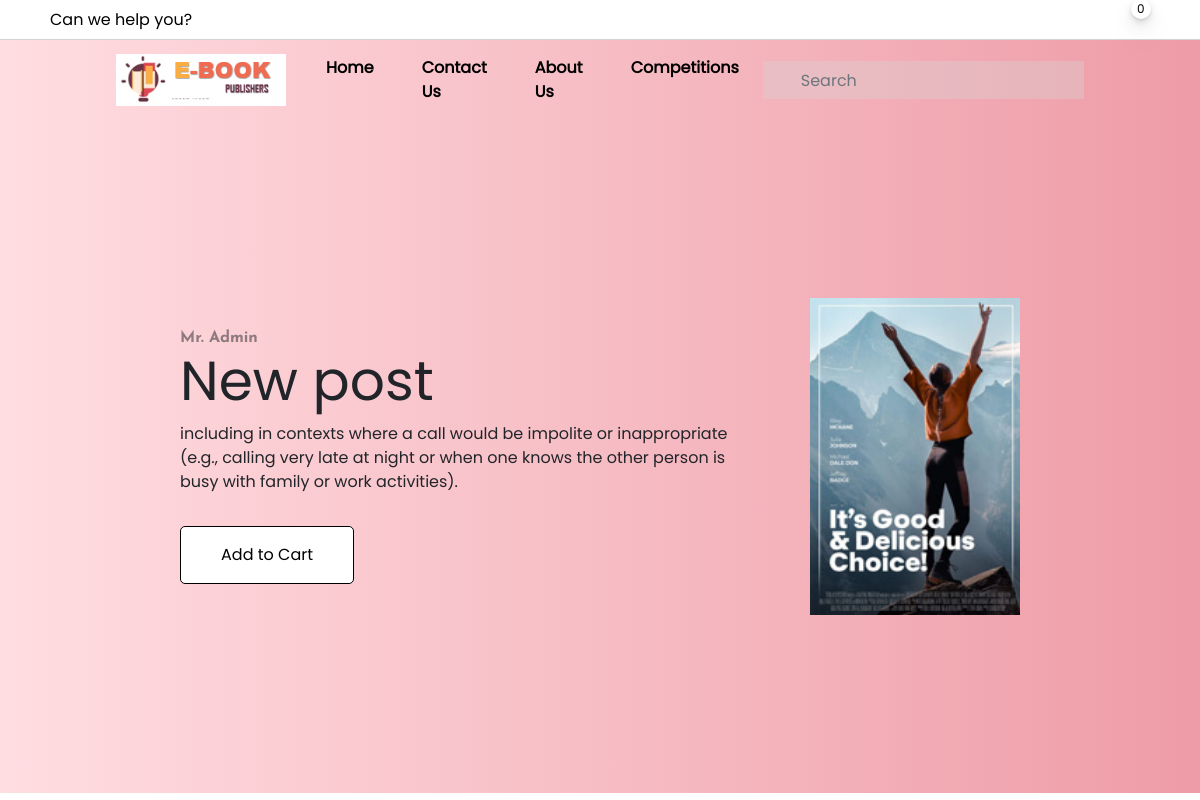
The page /postDetails.php?id=6 (signed in) on the database its author committed.
### tables this page shows
CREATE TABLE `posts` (
  `post_id` int(11) NOT NULL,
  `post_title` varchar(255) NOT NULL,
  `post_desc` varchar(255) NOT NULL,
  `post_image` varchar(255) NOT NULL,
  `post_auther` varchar(11) NOT NULL,
  `post_date` varchar(255) NOT NULL,
  `post_type` varchar(11) NOT NULL,
  `post_section` varchar(11) NOT NULL,
  `category` varchar(11) NOT NULL,
  `post_price` varchar(255) NOT NULL,
  `post_file` varchar(255) DEFAULT NULL
);

CREATE TABLE `users` (
  `user_id` int(11) NOT NULL,
  `user_first_name` varchar(255) NOT NULL,
  `user_last_name` varchar(255) NOT NULL,
  `user_name` varchar(255) NOT NULL,
  `user_password` varchar(255) NOT NULL,
  `user_role` varchar(255) NOT NULL
);

### postDetails.php (the view, shortened to what this page needs)
<!DOCTYPE html>
<html lang="en">
<head>
    <link rel="stylesheet" type="text/css" href="css/index.css" />
    <link rel="stylesheet" type="text/css" href="css/fonts.css" />
    <?php
    include 'components/links.php';
    include 'db/connection.php';
    $getPostDetails = "SELECT posts.*, users.user_first_name, users.user_last_name, users.user_id FROM posts LEFT OUTER JOIN users ON posts.post_auther = users.user_id WHERE posts.post_id = " . $_GET['id'];
    $startQuery = mysqli_query($connection, $getPostDetails);
    ?>
</head>
<body>
    <?php include '_topBar.php' ?>
    <?php include '_navbar.php' ?>
    <?php
    while ($res = mysqli_fetch_assoc($startQuery)) {
    ?>
        <div class="slider">
            <div class="slider_content d-flex justify-content-center align-items-center">
                <div class="left_side d-flex justify-content-left align-items-center">
                    <div>
                        <h6 class="font-weight-bold mb-0"><?php echo $res['user_first_name'] . ' ' . $res['user_last_name'] ?></h6>
                        <h1>
                            <?php echo $res['post_title'] ?>
                        </h1>
                        <p style="word-wrap: break-word;" class="pr-5">
                            <?php echo $res['post_desc'] ?>
                        </p>
                        <?php
                        if( strlen( $_SESSION['LoginRole'] ) === 0 ) {
                            ?>
                                <a href="/admin/login.php">
                                <button class="button button--nanuk button--text-thick button--text-upper button--size-s button--border-thick btn mt-3">
                                    <span>A</span><span>d</span><span>d</span> <span>t</span><span>o</span> <span>C</span><span>a</span><span>r</span><span>t</span>
                                </button></a>
                            <?php
                        }else
                        {
                            ?>
                                <a href="/addtocart.php?id=<?php echo $res['post_id'] ?>&user=<?php echo $_SESSION['ID'] ?>&price=<?php echo $res['post_price'] ?>"><button class="button button--nanuk button--text-thick button--text-upper button--size-s button--border-thick btn mt-3">
                                    <span>A</span><span>d</span><span>d</span> <span>t</span><span>o</span> <span>C</span><span>a</span><span>r</span><span>t</span>
                                </button></a>
                            <?php
                        }
                        ?>
                    </div>
                </div>
                <div class="right_side">
                    <img src="images/posts/<?php echo $res['post_image'] ?>" width="100%" />
                </div>
            </div>
        </div>
    <?php
    }
    ?>
</body>
</html>

### css/index.css (style rules this page uses)
* { font-family: Poppins; }
a { color: #000000 !important; }
.slider { width: 100%; height: calc( 100vh - 127.16px); background: -webkit-linear-gradient(to right, #ffdde1, #ee9ca7); background: linear-gradient(to right, #ffdde1, #ee9ca7); display: flex; justify-content: center; align-items: center; }
.slider .slider_content { width: 70%; }
.slider .slider_content .left_side { width: 75%; }
.slider .slider_content .left_side h1 { font-size: 55px; }
.slider .slider_content .left_side h6 { font-family: JosefinSans; opacity: .5; }
.slider .slider_content .left_side .btn { background-color: white; color: black; border: 1px solid black; border-radius: 5px; padding: 0px 40px !important; transition: .5s; }
.slider .slider_content .right_side { width: 25%; }
.button--nanuk { padding: 0 2em; overflow: hidden; background: #7986cb; -webkit-transition: background-color 0.3s; transition: background-color 0.3s; }
.button--nanuk > span { display: inline-block; padding: 1em 0; }

### rows shown on the page
posts: users.user_first_name "Mr.", users.user_last_name "Admin", post_title "New post", post_desc "including in contexts where a call would be impolite or inappropriate (e.g., calling very late at night or when one knows the other person is busy with family or work activities).", post_image (picture)

### other values the page prints
$count['id'] "0"
